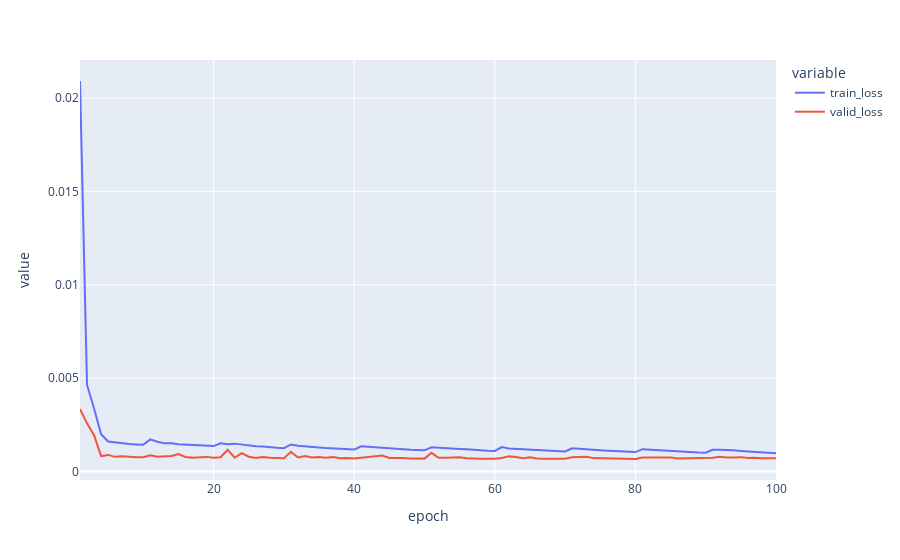
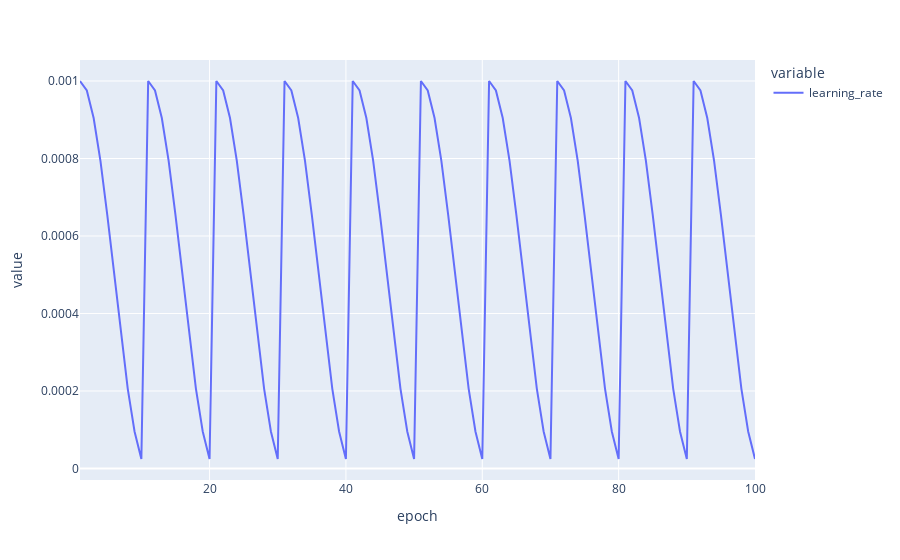

Write notebook code for charts like these, in order.
### Markdown cell above
### Plot Train and Validation Loss curve, learning rate schedule

### Code cell
history_path = os.path.join(experiment_path, 'train_history.csv')
df_train_history = pd.read_csv(history_path, index_col=0)

fig = px.line(df_train_history, x = 'epoch', y = ['train_loss', 'valid_loss'])
fig.show()

fig = px.line(df_train_history, x = 'epoch', y = ['learning_rate'])
fig.show()
